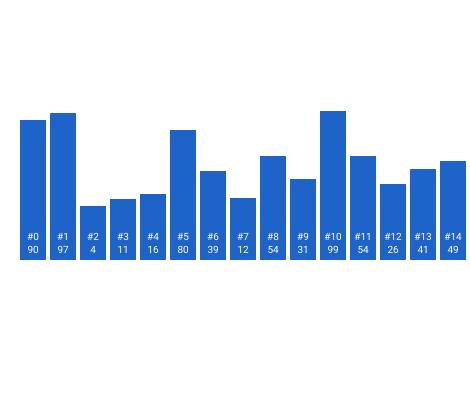
Frame 1 (no input)
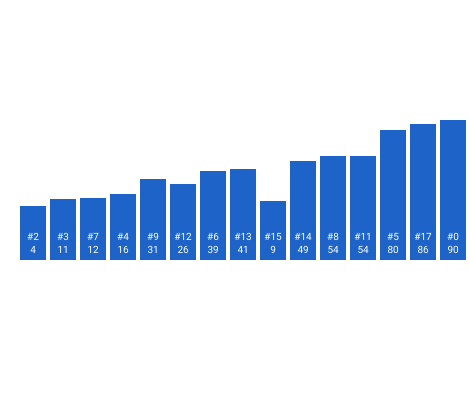
Frame 60 (no input)
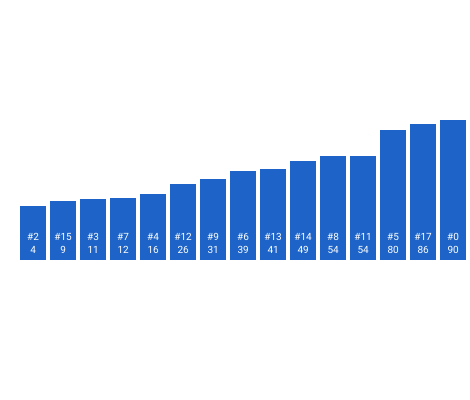
Frame 120 (the mouse pressed at the canvas centre since frame 60)

The p5.js sketch that drew these frames (run headless with seeded random() and noise() and a simulated clock; from frame 60 on, the mouse is pressed at the canvas centre):

// p5.js sketch
// ── sketch.js
/*jshint esversion: 6 */

// Main content
var nElements        = 18;
var elements         = [];
var steps            = [];
var currentStepIndex = 0;
var isDone           = false;

// UI elements
var bars        = [];
var barsText    = [];
var barWidth     = 26;
var barSpace     = 4+barWidth;
var maxBarHeight = 150;
var paddingTop   = 110;
var paddingLeft  = -10;

function setup() {
  frameRate(30);

  // Set font
  textFont("Roboto"); 

  // Create canvas
  createCanvas(470, 400);
  textSize(18);
  noStroke();
  smooth();

  // Generate matrix of elements
  var elementsValues = generateRandomArray(nElements);
  //elementsValues = [54,56,2,33,87,100,52,71]; // Static value for debug
  elementsValues.forEach((value, index) => {
    elements.push([index, value]);
  });
  //debug(elements);

  // Sort
  steps = bubbleSortArray(elements);
  steps.forEach((value, index) => {
    //debug(value);
  });
}

// Main draw
function draw() {  
  drawBars();
  nextStep();
}


// Draw all bars
function drawBars() {
  background(255);

  var i;

  // Draw bars
  bars = [];
  fill(30,100,200);
  for (i = 1; i < nElements+1; i++) {
    const elementSize = 100-elements[i-1][1];
    const barHeight   = maxBarHeight;

    bars.push(quad(
        paddingLeft+i*barSpace,          elementSize+paddingTop,
        paddingLeft+i*barSpace+barWidth, elementSize+paddingTop,
        paddingLeft+i*barSpace+barWidth, barHeight+paddingTop,
        paddingLeft+i*barSpace,          barHeight+paddingTop
      ));
  } 

  // Draw bar number
  fill(255);
  textSize(10);
  textAlign(CENTER);
  for (i = 1; i < nElements+1; i++) {
    barsText.push(
      text("#"+elements[i-1][0]+"\n"+elements[i-1][1], barSpace*i-10+(barWidth/2), maxBarHeight+paddingTop-20)
    );
  }  
}

function mousePressed() {
  nextStep();
}

function nextStep() {
  // Change current step
  if(currentStepIndex!=steps.length-1) {
    currentStepIndex = currentStepIndex+1;
    if(currentStepIndex==steps.length-1)
      isDone = true;
  }

  // Change array position
  elements = steps[currentStepIndex];
}

function swap (x, y) {
  [elements[y], elements[x]] = [elements[x], elements[y]];
}

function debug (debug_content) {
  document.getElementById('debug').innerHTML =
    document.getElementById('debug').innerHTML + '<br>' + JSON.stringify(debug_content);
}
// ── sort.js
/*jshint esversion: 6 */

function generateRandomArray (nElements, maxValue=100) {
    var array = [];
    
    for (index = 0; index < nElements; index++) {
        array[index] = Math.floor(Math.random() * maxValue);
        
    }
    
    return array;
}

function bubbleSortArray (original_array_data) {
    var output = [];
    
    array_data = original_array_data.map(x=>x);

    var hasMove=1;
    var nIterations=0, nMoves=0;
	while(hasMove){
        hasMove=0;
		for (i=1; i<array_data.length; i++) {
			if(array_data[i][1] < array_data[i-1][1]) {
				higher = array_data[i];
				
				tmp = array_data[i-1];
				array_data[i-1] = array_data[i];
				array_data[i] = tmp;
				
				nMoves++;
                hasMove=1;

                // Append new array state
                output.push(
                    array_data.slice(0)
                );
			}
			nIterations++;
		}
	}
    
    return output;
}
// ── tools.js
/*jshint esversion: 6 */

function swap (x, y) {
    [elements[y], elements[x]] = [elements[x], elements[y]];
}

function debug (debug_content) {
    document.getElementById('debug').innerHTML =
        document.getElementById('debug').innerHTML + '<br>' + JSON.stringify(debug_content);
}
